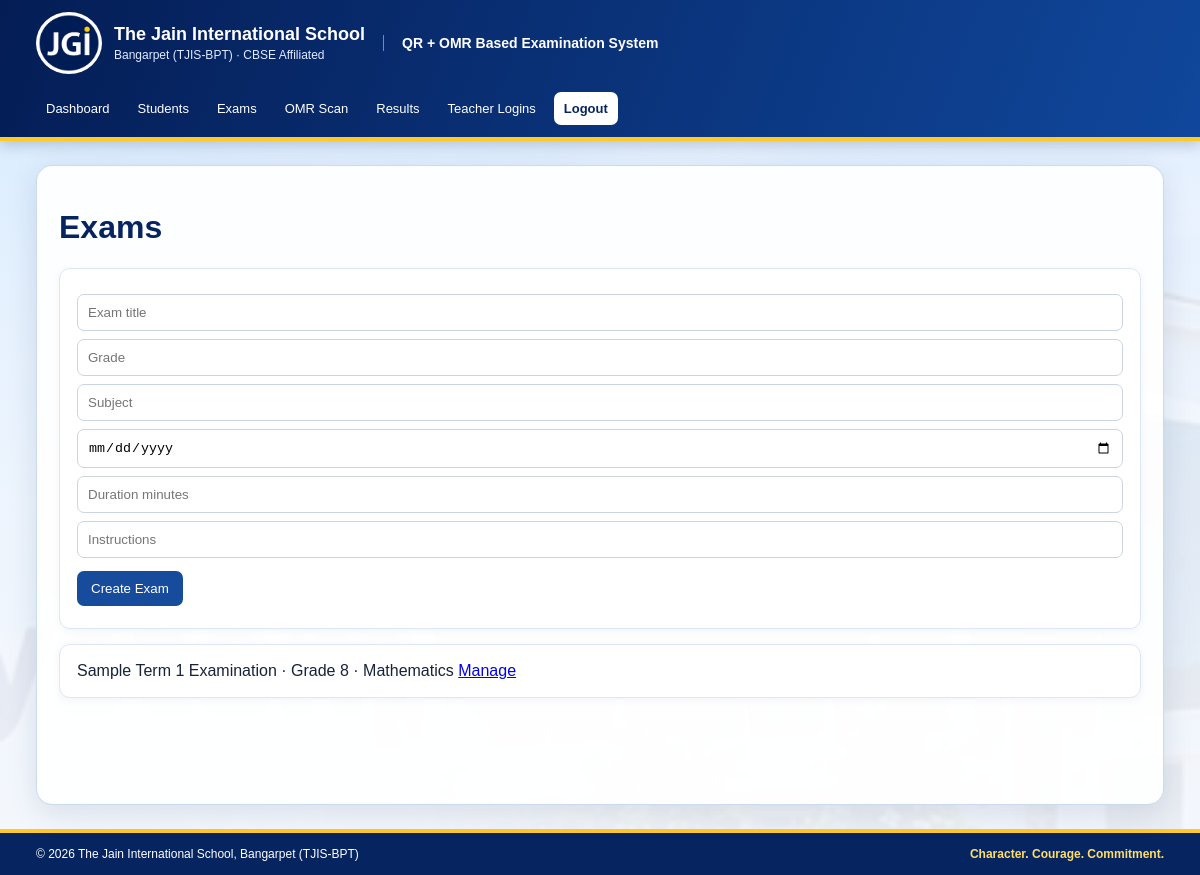
The page /exams (signed in) on the database its author committed.
### tables this page shows
CREATE TABLE exams(id INTEGER PRIMARY KEY,title TEXT NOT NULL,grade TEXT NOT NULL,subject TEXT NOT NULL,exam_date TEXT,duration INTEGER DEFAULT 0,instructions TEXT DEFAULT '');

### app.py (the view, shortened to what this page needs)
@app.route("/exams",methods=["GET","POST"])
@logged
def exams():
    with db() as c:rows=c.execute("SELECT * FROM exams ORDER BY id DESC").fetchall()
    return render_template("exams.html",exams=rows)

### app.py (called while the page is built)
def db():
    c=sqlite3.connect(DB); c.row_factory=sqlite3.Row; c.execute("PRAGMA foreign_keys=ON"); return c

def logged(f):
    @wraps(f)
    def w(*a,**k):
        if not session.get("uid"): return redirect(url_for("login"))
        with db() as c: u=c.execute("SELECT active FROM users WHERE id=?",(session["uid"],)).fetchone()
        if not u or not u["active"]: session.clear(); return redirect(url_for("login"))
        return f(*a,**k)
    return w

### templates/exams.html
{% extends "base.html" %}{% block content %}<h1>Exams</h1><section class="panel"><form method="post"><input name="title" placeholder="Exam title" required><input name="grade" placeholder="Grade" required><input name="subject" placeholder="Subject" required><input name="exam_date" type="date"><input name="duration" type="number" placeholder="Duration minutes"><input name="instructions" placeholder="Instructions"><button>Create Exam</button></form></section>{% for e in exams %}<p class="panel">{{e.title}} · Grade {{e.grade}} · {{e.subject}} <a href="/exam/{{e.id}}">Manage</a></p>{% endfor %}{% endblock %}

### static/style.css (style rules this page uses)
* { box-sizing:border-box }
:root { --navy:#06245f;--blue:#123f91;--royal:#174b9b;--gold:#ffc928;--ink:#17233b }
html { min-height:100%;background:#eaf1fa }
body { margin:0;min-height:100vh;color:var(--ink);font-family:Arial,Helvetica,sans-serif;background:linear-gradient(180deg,rgba(239,246,255,.88),rgba(245,248,253,.96)),url("/static/images/school-campus-bg.jpg") center 110px/cover fixed no-repeat }
h1,h2 { color:var(--navy) }
.panel { background:#fff;border:1px solid #dce6f5;border-radius:11px;padding:17px;margin:15px 0;box-shadow:0 2px 9px rgba(16,50,100,.05) }
input,select,textarea { display:block;width:100%;padding:10px;margin:8px 0;border:1px solid #cbd5e1;border-radius:7px;background:#fff }
button,.button { display:inline-block;background:var(--royal);color:white;border:0;border-radius:7px;padding:10px 14px;text-decoration:none;cursor:pointer;margin:5px 0 }

### rows shown on the page
exams: title "Sample Term 1 Examination", grade "8", subject "Mathematics"
